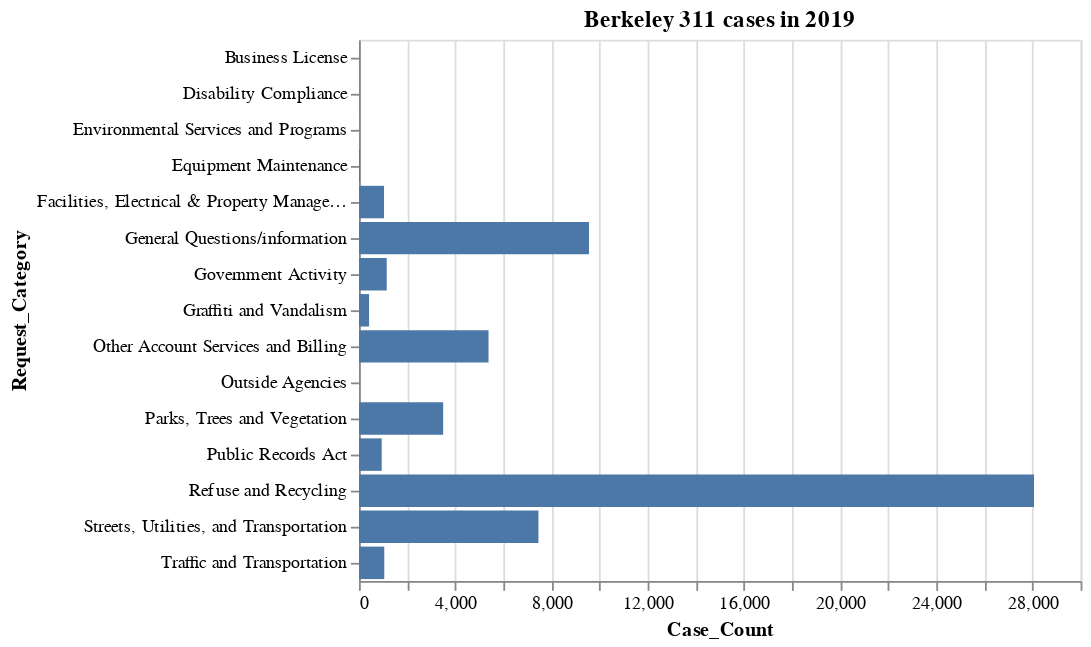

Notebook code for this chart:
### Markdown cell above
#### Let's visualize this summary table!

Before we run the Altair code below, let's take a closer look:

```python
alt.Chart(category_counts_2019).mark_bar().encode(
    x='Case_Count',
    y='Request_Category'
).properties(
    title='Berkeley 311 cases in 2019'
)
```
The first part of the code `alt.Chart()` requires you to fill the first argument with a dataframe, in this case `category_counts_2019`.

The next part of the code `mark_bar()` specifies a bar chart. (If you want a line chart, you'd use `mark_line()`.)

After that, `.encode()` tells Altair which columns to use for the `x` and `y` axes.

If you want to add a title, you'd use Altair's `.properties()` method.

### Code cell
alt.Chart(category_counts_2019).mark_bar().encode(
    x='Case_Count',
    y='Request_Category'
).properties(
    title='Berkeley 311 cases in 2019'
)

### Figure 1 — Vega-Lite specification as saved in the notebook (floating-point values rounded to 4 significant figures)
{"config": {"view": {"continuousWidth": 400, "continuousHeight": 300}}, "data": {"name": "data-270c65ce761b25b7cfd0183c27bb3d98"}, "mark": "bar", "encoding": {"x": {"type": "quantitative", "field": "Case_Count"}, "y": {"type": "nominal", "field": "Request_Category"}}, "title": "Berkeley 311 cases in 2019", "$schema": "https://vega.github.io/schema/vega-lite/v4.8.1.json", "datasets": {"data-270c65ce761b25b7cfd0183c27bb3d98": [{"Request_Category": "Refuse and Recycling", "Case_Count": 28063}, {"Request_Category": "General Questions/information", "Case_Count": 9562}, {"Request_Category": "Streets, Utilities, and Transportation", "Case_Count": 7461}, {"Request_Category": "Other Account Services and Billing", "Case_Count": 5385}, {"Request_Category": "Parks, Trees and Vegetation", "Case_Count": 3499}, {"Request_Category": "Government Activity", "Case_Count": 1153}, {"Request_Category": "Traffic and Transportation", "Case_Count": 1051}, {"Request_Category": "Facilities, Electrical & Property Management", "Case_Count": 1041}, {"Request_Category": "Public Records Act", "Case_Count": 944}, {"Request_Category": "Graffiti and Vandalism", "Case_Count": 419}, {"Request_Category": "Equipment Maintenance", "Case_Count": 43}, {"Request_Category": "Disability Compliance", "Case_Count": 8}, {"Request_Category": "Business License", "Case_Count": 3}, {"Request_Category": "Environmental Services and Programs", "Case_Count": 1}, {"Request_Category": "Outside Agencies", "Case_Count": 1}]}}
